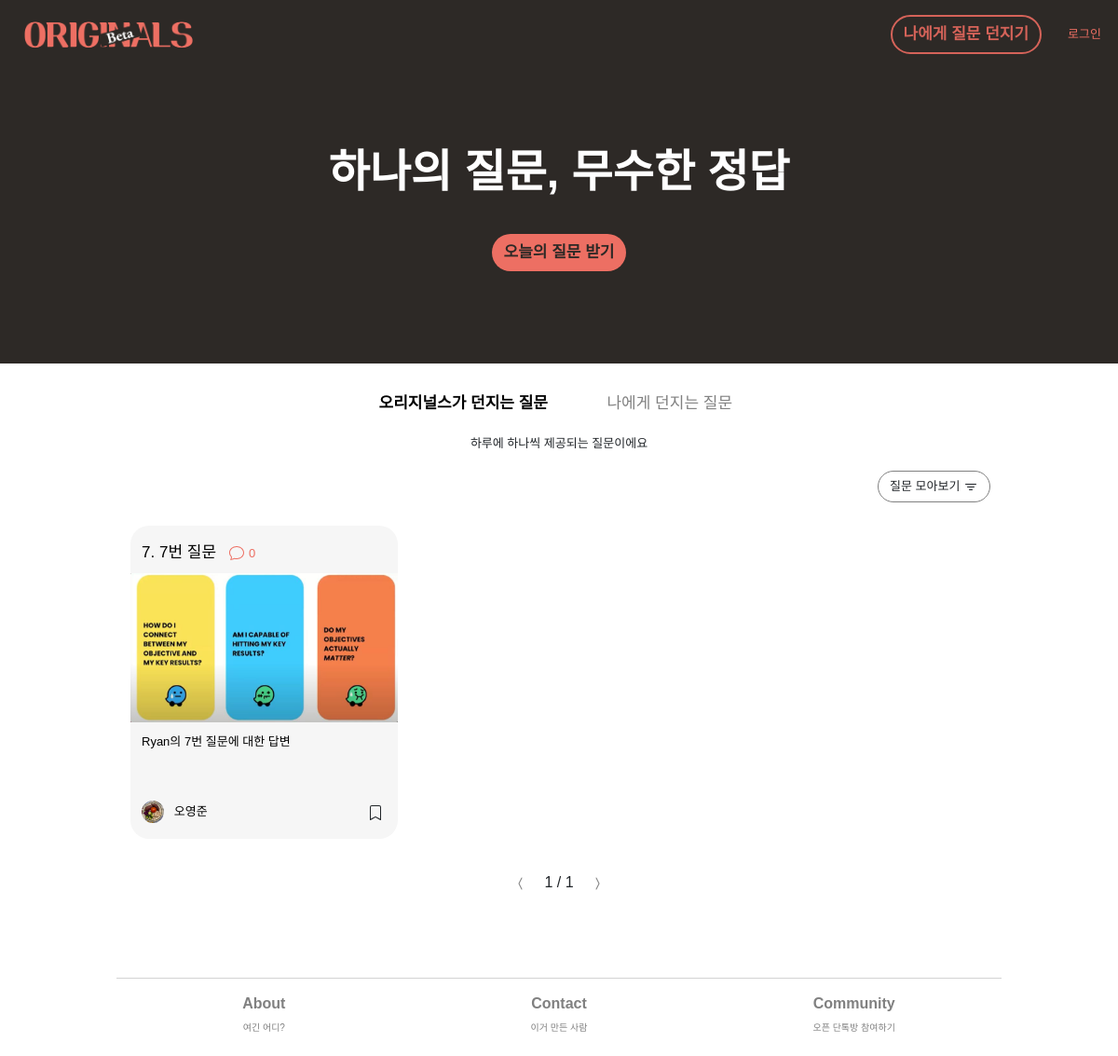
The page /filter=7 on the database its author committed.
### main/models.py (models this page shows, shortened)
class AnswersForFromUs(models.Model):
    objects = models.Manager()
    type = models.CharField(max_length=10, default='us', blank=True)
    question_id = models.ForeignKey(QuestionsFromUs, on_delete=models.CASCADE, related_name='answerforfromus', null=False, default=None)
    author_id = models.ForeignKey(User, on_delete=models.CASCADE, related_name='answerforfromus', null=False)
    body = models.CharField(max_length=10000, blank=True) # 답변을 하지 않고 저장하는 경우--null=True 필요없나?
    image = models.ImageField(null=True, blank=True, upload_to='answer_img')
    created_at = models.DateField(auto_now_add=True)
    updated_at = models.DateField(auto_now_add=True)
    created_at_time = models.DateTimeField(auto_now_add=True, null=True, blank=True)
    is_shared = models.BooleanField(default=True)
    on_magazine = models.BooleanField(default=False)

class QuestionsFromUs(models.Model):
    objects = models.Manager()
    question_no = models.IntegerField(null=True)
    title = models.CharField(max_length = 100, blank=False)
    body = models.TextField(blank=True)
    image = models.ImageField(null=True, blank=True, upload_to="question_img")
    is_nudge = models.BooleanField(default=False)
    created_at = models.DateField(auto_now_add=True)

### member/models.py (models this page shows, shortened)
class UserInfo(models.Model):
    objects = models.Manager()
    this_user = models.OneToOneField(User, on_delete=models.CASCADE, related_name = 'userinfo', null=True, default=None) ## UserInfo가 생성될 때마다 user에게 link된다.
    real_name = models.CharField(max_length=20, blank=True, default="내 이름")
    profile_image = models.ImageField(null=True, upload_to="profile_images", default="default_psa.jpg")
    self_intro = models.CharField(max_length=140, blank=True, default="나에 대한 간단한 소개")
    slug = models.SlugField(max_length=100, allow_unicode=True, null=False, blank=False)
    persona_type = models.CharField(max_length=50, null=False)
    is_editor = models.BooleanField(default=False)
    saved_answers = models.ForeignKey(AnswersForFromUs, on_delete=models.CASCADE, related_name = 'userinfo', null=True, default=None)

### main/views.py (the view)
# urls.py: path('filter=<int:question_no>', views.main_page_filtered, name="home-filtered"),
def main_page_filtered(request, question_no):
    navbar_context = navbar(request)
    this_question = QuestionsFromUs.objects.get(question_no=question_no).pk
    all_ans_us_filtered = AnswersForFromUs.objects.filter(is_shared=True, question_id=this_question).order_by('-created_at_time').annotate(
        count_comments = Count('commentansus') ## annotate은 댓글 갯수 가져오는 용도.
    )
    paginator_all_ans_us = Paginator(all_ans_us_filtered, 12)
    page_all_ans_us = request.GET.get('page')
    all_ans_us_paginated = paginator_all_ans_us.get_page(page_all_ans_us)
    all_ans_self = AnswersForFromSelf.objects.filter(is_shared=True).order_by('-created_at_time').annotate(
        count_comments = Count('commentansself') ## annotate은 댓글 갯수 가져오는 용도.
    )
    paginator_all_ans_self = Paginator(all_ans_self, 12)
    page_all_ans_self = request.GET.get('page')
    all_ans_self_paginated = paginator_all_ans_self.get_page(page_all_ans_self)
    all_ans_us = AnswersForFromUs.objects.filter(is_shared=True).order_by('-created_at_time')
    list__ques_id_answered_sofar = list(all_ans_us.values_list('question_id', flat=True))
    ques_no_answered_sofar = QuestionsFromUs.objects.filter(id__in=list__ques_id_answered_sofar).values('question_no', 'title').order_by('question_no')
    if request.user.is_authenticated:
        try:
            current_user = UserInfo.objects.get(this_user=request.user)
            us_saved_by_user = SavedAnswers.objects.filter(bookmarker=request.user, ans_type='us').values_list('ans_us_ref', flat=True)
            self_saved_by_user = SavedAnswers.objects.filter(bookmarker=request.user, ans_type='self').values_list('ans_self_ref', flat=True)
            list__us_saved_by_user = list(us_saved_by_user)
            list__self_saved_by_user = list(self_saved_by_user)
            self_question_possible = 'True'
            pre_context = {
                'current_user' : current_user,
                'self_question_possible' : self_question_possible,
                'all_ans_us_filtered' : all_ans_us_filtered,
                'all_ans_self' : all_ans_self,
                'list__self_saved_by_user' : list__self_saved_by_user,
                'list__us_saved_by_user' : list__us_saved_by_user,
                'ques_no_answered_sofar' : ques_no_answered_sofar,
                'all_ans_us_paginated' : all_ans_us_paginated,
                'all_ans_self_paginated' : all_ans_self_paginated,
            }
        except ObjectDoesNotExist:
            return redirect('member/userinfo')
    else:
        current_user = ''
        self_question_possible = 'False'
        pre_context = {
            'all_ans_us_filtered' : all_ans_us_filtered,
            'all_ans_self' : all_ans_self,
            'current_user' : current_user,
            'self_question_possible' : self_question_possible,
            'ques_no_answered_sofar' : ques_no_answered_sofar,
            'all_ans_us_paginated' : all_ans_us_paginated,
            'all_ans_self_paginated' : all_ans_self_paginated,
        }
    context = {**navbar_context, **pre_context}
    return render(request, 'main/home_filtered.html', context)

### main/views.py (called while the page is built)
def navbar(request):
    if request.user.is_authenticated:
        navbar_this_user = request.user
        try:
            navbar_this_userinfo = UserInfo.objects.get(this_user=navbar_this_user)
            navbar_authenticated = 'True'
            navbar_context = {
                'navbar_authenticated' : navbar_authenticated,
                'navbar_this_user' : navbar_this_user.username,
                'navbar_this_userinfo' : navbar_this_userinfo,
            }
        except ObjectDoesNotExist:
            navbar_authenticated = 'False'
            navbar_context = {
                navbar_authenticated : navbar_authenticated,
                'navbar_this_user' : navbar_this_user.username,
            }
    else:
        navbar_authenticated = 'False'
        navbar_context = {
            'navbar_authenticated' : navbar_authenticated,
        }
    return navbar_context

### main/templates/main/home_filtered.html (shortened to what this page needs)
{% extends 'main/base.html' %}
{% load static %}
{% block banner %}
<div class="row banner-row">
    <div class="col my-auto">
        <div class="row justify-content-center">
            <div class="col text-center">
                <div class='text-xl'>하나의 질문<span class='pc-only'>,</span> <br class='mobile-only'> 무수한 정답</div>
            </div>
        </div>
        <div class="row-h-20"></div>
        <div class="row justify-content-center">
            <div class="col-12 col-md-6 text-center">
                <button class="btn btn-primary" onclick="location.href='/question-from-originals'">오늘의 질문 받기</button>
            </div>
        </div>
    </div>
</div>
{% endblock %}
{% block content %}
<div class="row justify-content-center">
    <div class="col-12 col-md-6">
        <div class="row justify-content-center">
            <div class="col-6 right">
                <label class='radio-btn-label'>
                    <span class="text-m" id='radio-orig-text' style='color:black; font-weight:800;'>오리지널스가 던지는 질문</span>
                </label>
            </div>
            <div class="col-6 center">
                <label class='radio-btn-label'>
                    <span class="text-m" id='radio-self-text' style='color:grey;'>나에게 던지는 질문</span>
                </label>
            </div>
        </div>
    </div>
</div>
<div class="empty-row"></div>
<div class="row justify-content-center">
    <div class="col text-center">
        <div class='text-s' id='ques_type_desc'>하루에 하나씩 제공되는 질문이에요</div>
    </div>
</div>
<div class="row ans-orig fade-in" id='' style='display:flex;'>
    <div class="col-12">
        <div class="row justify-content-center pagination">
            <div class="col-12 right">
                <span class="btn btn-menial" data-toggle='modal' data-target='#ans-us-modal'>
                    <span class="pc-only">질문 모아보기</span>
                </span>
            </div>
        </div>
    </div>
    {% for u in all_ans_us_paginated %}
    <div class="col-12 col-md-4">
        <div class="row align-middle">
            <div class="card card-body grid-card col ans-us-card">
                <a href="/originals-answer/{{u.id}}" id="ans-click-id-{{u.id}}" onclick="TrackClicksUs(id)">
                    <div class="row">
                        <div class="col">
                            <div class="text-m ques-title">
                                {{u.question_id.question_no}}. {{u.question_id.title}}
                                  &nbsp;<span class="text-s" style="color: #ed6f63">{{u.count_comments}}</span>
                            </div>
                        </div>
                    </div>
                    <div class="row list-img-container-row">
                        <div class="col list-img-container-col">
                            <img class='question-img-list' src="{{u.image.url}}"/>
                        </div>
                    </div>
                    <div class="row">
                        <div class="col">
                            <div class='text-s link textbunch truncate'>{{u.body}}</div>
                        </div>
                    </div>
                </a>
                <div class="row">
                    <div class="col-10 my-auto text-s">
                        <a href='/profile/{{u.author_id.username}}'><img class='profile-img-list' src="{{u.author_id.userinfo.profile_image.url}}">&nbsp;&nbsp;&nbsp;{{u.author_id.userinfo.real_name}}</a>
                    </div>
                    <div class="col-2 my-auto text-center">
                        {% if u.id in list__us_saved_by_user %}
                        <div class='bookmark-orig' id='us-ans-id-{{u.id}}' onclick="BookmarkUs(id)">
                            <svg class="bookmark-icon bi bi-bookmark-fill"  xmlns="http://www.w3.org/2000/svg" width="16" height="16" fill="currentColor" viewBox="0 0 16 16">
                                <path d="M2 2v13.5a.5.5 0 0 0 .74.439L8 13.069l5.26 2.87A.5.5 0 0 0 14 15.5V2a2 2 0 0 0-2-2H4a2 2 0 0 0-2 2z"/>
                                </svg>
                        </div>
                        {% else %}
                        <div class='bookmark-orig' id='us-ans-id-{{u.id}}' onclick="BookmarkUs(id)">
                        </div>
                        {% endif %}
                    </div>
                </div>
            </div>
        </div>
    </div>
    {% endfor %}
    <div class="col-12 center">
        <div class="row-h-20"></div>
        {% if all_ans_us_paginated.has_previous %}
        <a href="?page={{all_ans_us_paginated.previous_page_number}}"><svg xmlns="http://www.w3.org/2000/svg" width="16" height="16" fill="currentColor" class="bi bi-chevron-compact-left" viewBox="0 0 16 16">
            <path fill-rule="evenodd" d="M9.224 1.553a.5.5 0 0 1 .223.67L6.56 8l2.888 5.776a.5.5 0 1 1-.894.448l-3-6a.5.5 0 0 1 0-.448l3-6a.5.5 0 0 1 .67-.223z"/>
            </svg></a>
        {% else %}
        <svg xmlns="http://www.w3.org/2000/svg" width="16" height="16" fill="grey" class="bi bi-chevron-compact-left" viewBox="0 0 16 16">
            <path fill-rule="evenodd" d="M9.224 1.553a.5.5 0 0 1 .223.67L6.56 8l2.888 5.776a.5.5 0 1 1-.894.448l-3-6a.5.5 0 0 1 0-.448l3-6a.5.5 0 0 1 .67-.223z"/>
            </svg>
        {% endif %}
        <span>{{all_ans_us_paginated.number}}</span>
        <span>/</span>
        <span>{{all_ans_us_paginated.paginator.num_pages}}</span>
        {% if all_ans_us_paginated.has_next %}
        <a href="?page={{all_ans_us_paginated.next_page_number}}"><svg xmlns="http://www.w3.org/2000/svg" width="16" height="16" fill="currentColor" class="bi bi-chevron-compact-right" viewBox="0 0 16 16">
            <path fill-rule="evenodd" d="M6.776 1.553a.5.5 0 0 1 .671.223l3 6a.5.5 0 0 1 0 .448l-3 6a.5.5 0 1 1-.894-.448L9.44 8 6.553 2.224a.5.5 0 0 1 .223-.671z"/>
            </svg></a>
        {% else %}
        <svg xmlns="http://www.w3.org/2000/svg" width="16" height="16" fill="grey" class="bi bi-chevron-compact-right" viewBox="0 0 16 16">
            <path fill-rule="evenodd" d="M6.776 1.553a.5.5 0 0 1 .671.223l3 6a.5.5 0 0 1 0 .448l-3 6a.5.5 0 1 1-.894-.448L9.44 8 6.553 2.224a.5.5 0 0 1 .223-.671z"/>
            </svg>
        {% endif %}
    </div>
</div>
{%endblock%}

### static/base.css (style rules this page uses)
a { text-decoration: none !important; color: black !important; }
body { font-family : 'NanumSquare', sans-serif !important; min-height: 100vh; display: flex; flex-direction: column; }
.row { margin-top: 10px !important; }
.row-h-20 { height: 20px; }
.empty-row { height : 10px; }
.grid-card { margin : 15px !important; border-radius: 20px !important; border-color: transparent !important; background-color: #F6F6F6 !important; padding-right: 11px !important ; padding-left: 11px !important ; padding-top: 5px !important; transition: transform 100ms cubic-bezier(.877, .079, .123, .985), -webkit-transform 100ms cubic-bezier(.877, .079, .123, .985); }
.right { text-align: right; }
.center { text-align: center; }
.btn { border-radius : 100px !important; }
.btn-primary { background-color: #ed6f63 !important; border-color: transparent !important; color: #2D2926 !important; font-size: 1.063rem !important; font-weight: 800 !important; }
.btn-menial { background-color: transparent !important; border : 1px grey solid !important; font-size: 0.813rem !important; }
.radio-btn-label { cursor: pointer }
.text-xl { font-size : 3rem; font-weight: 800; }
.text-m { font-size: 1.063rem; }
.text-s { font-size: 0.813rem; }
.textbunch { line-height: 1.75; }
.truncate { overflow: hidden; height : 4rem; }
.profile-img-list { height: 1.5rem; width: auto; border-radius: 50px; }
.question-img-list { width: 100%; }
.list-img-container-row { height: 10rem; overflow: hidden; display: flex; align-items: center; justify-content: center; margin-right: 0px; margin-left: 0px; }
.list-img-container-col { padding-right: 0px !important; padding-left: 0px !important; }
.bookmark-icon { cursor: pointer; }
.banner-row { margin-top: 0px !important; height: 350px; background-color: #2D2926 !important; color: white; width: 100%; margin-left: 0px !important; margin-right: 0px !important; }
.fade-in { animation: fadein 1s; }

### rows shown on the page
AnswersForFromUs: question_id.question_no "7", question_id "7번 질문", count_comments "0", image (picture), body "Ryan의 7번 질문에 대한 답변", author_id.userinfo.profile_image (picture), author_id.userinfo.real_name "오영준"

### other values the page prints
{{ all_ans_us_paginated.number }} "1"
{{ all_ans_us_paginated.paginator.num_pages }} "1"
